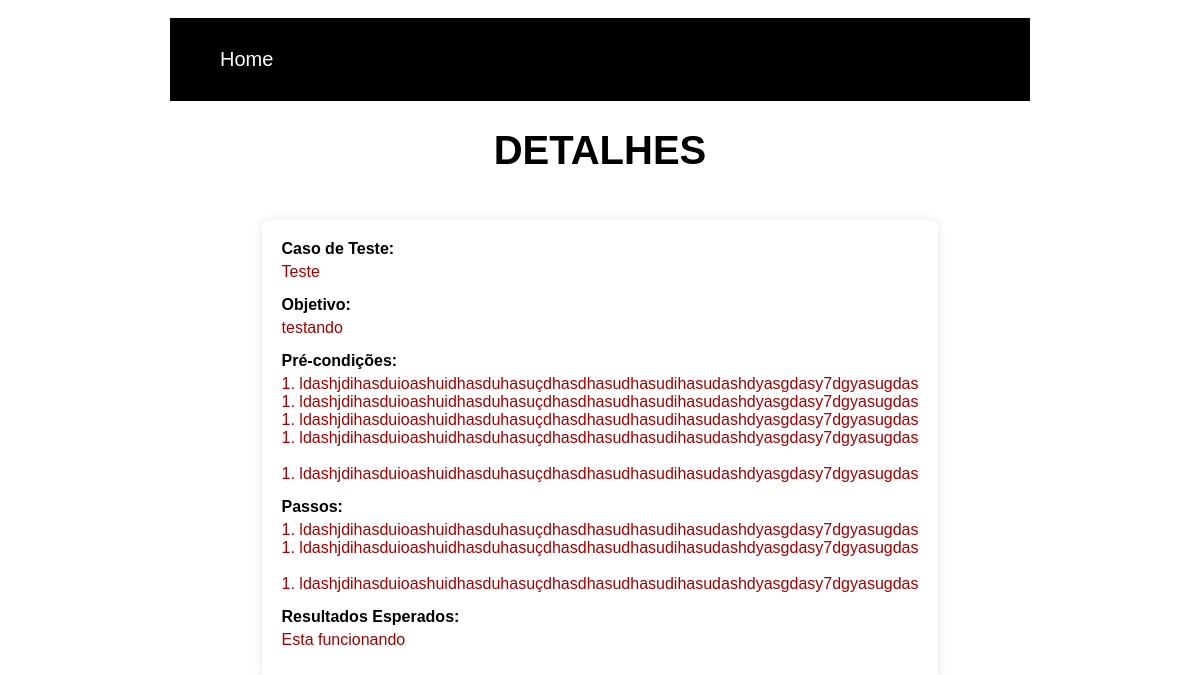
Screenshot of /teste_detalhes/1 with the database file from the repository.
### api/models.py (models this page shows)
class Teste(db.Model):
    id = db.Column(db.Integer, primary_key=True, autoincrement=True)
    c_teste = db.Column(db.String)
    obj_teste = db.Column(db.String)
    p_condicoes = db.Column(db.String)
    passos = db.Column(db.String)
    result = db.Column(db.String)

### api/routes.py (the view)
@app.route('/teste_detalhes/<int:id>')
def teste_detalhes(id):
    teste = Teste.query.get(id)
    return render_template('teste_detalhes.html', teste=teste)

### api/templates/teste_detalhes.html (shortened to what this page needs)
<!DOCTYPE html>
<html lang="en">
<head>
    <link rel="stylesheet" href="{{ url_for('static', filename='style.css') }}">
</head>
<body>
    <br>
    <nav>
        <ul>
            <li><a href="{{ url_for('index') }}">Home</a></li>
        </ul>
    </nav>
    <h1>DETALHES</h1>
    <div class="container">
        <div class="form-group">
            <div class="form-detalhe">
                <label for="c_teste">Caso de Teste:</label>
                <p>{{ teste.c_teste|safe }}</p>
                <label for="obj_teste">Objetivo:</label>
                <p>{{ teste.obj_teste|safe }}</p>
                <label for="p_condicoes">Pré-condições:</label>
                <p>{{ teste.p_condicoes|safe }}</p>
                <label for="passos">Passos:</label>
                <p>{{ teste.passos|safe }}</p>
                <label for="result">Resultados Esperados:</label>
                <p>{{ teste.result|safe }}</p>
            </div>
        </div>
    </div>
    <br><br><br>
</body>
</html>

### api/static/style.css (style rules this page uses)
body { margin: 0; padding: 0; background-color: #ffffffc8; font-family: Verdana, Geneva, Tahoma, sans-serif; }
nav { padding: 10px; width: 70%; background-color: #000000; color: #ffffff; font-size: 20px; text-align: center; margin: 0 auto; }
nav > ul { display: flex; flex-direction: row; list-style-type: none; }
li { cursor: pointer; padding-right: 15px; }
li > a { text-decoration: none; color: #ffffff; }
h1 { font-size: 40px; text-align: center; }
.container { display: flex; flex-direction: column; align-items: center; justify-content: center; }
.form-detalhe { padding: 20px; margin-top: 20px; border-radius: 8px; box-shadow: 0 0 10px rgba(0, 0, 0, 0.1); }
label { font-weight: bold; margin-bottom: 5px; display: block; }
p { margin-top: 5px; margin-bottom: 15px; color: #a40000; }

### rows the page displays
Teste: c_teste "Teste", obj_teste "testando", p_condicoes "1. ldashjdihasduioashuidhasduhasuçdhasdhasudhasudihasudashdyasgdasy7dgyasugdas 1. ldashjdihasduioashuidhasduhasuçdhasdhasudhasudihasudashdyasgdasy7dgyasugdas 1. ldashjdihasduioashuidhasduhasuçdhasdhasudhasudihasudashdyasgdasy7dgyasugdas 1. ldashjdihasduioashuidhasduhasuçdhasdhasudhasudihasudashdyasgdasy7dgyasugdas 1. ldashjdihasduioashuidhasduhasuçdhasdhasudhasudihasudashdyasgdasy7dgyasugdas", passos "1. ldashjdihasduioashuidhasduhasuçdhasdhasudhasudihasudashdyasgdasy7dgyasugdas 1. ldashjdihasduioashuidhasduhasuçdhasdhasudhasudihasudashdyasgdasy7dgyasugdas 1. ldashjdihasduioashuidhasduhasuçdhasdhasudhasudihasudashdyasgdasy7dgyasugdas", result "Esta funcionando"
